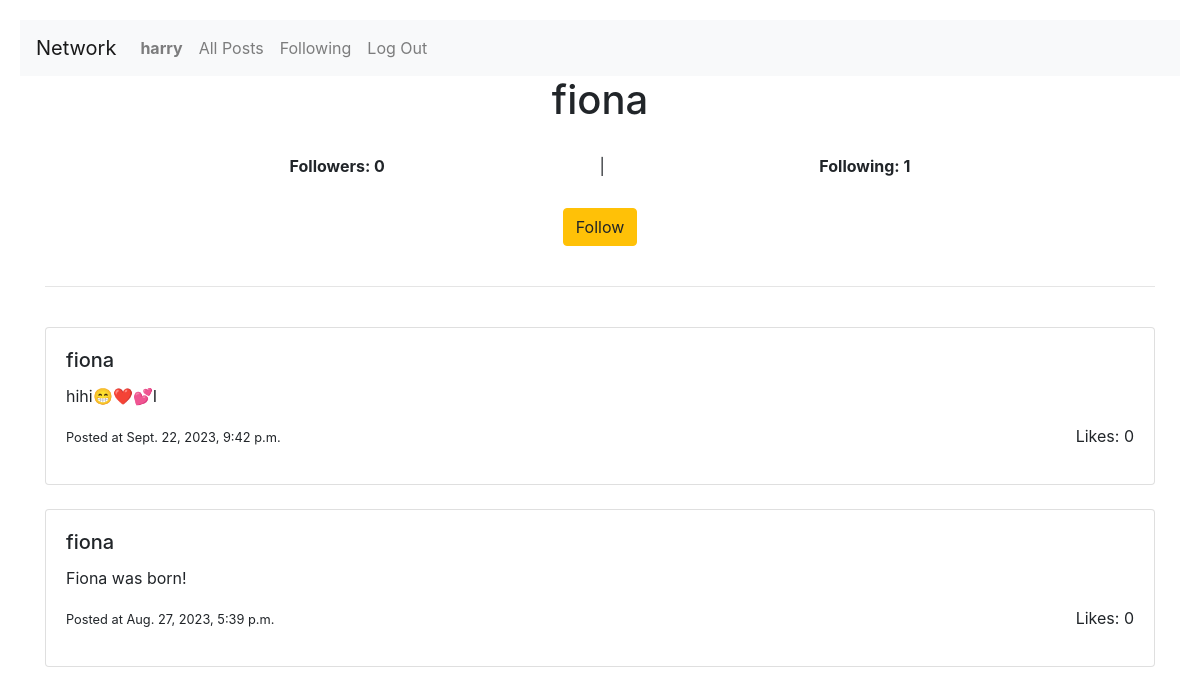
Screenshot of /profile/fiona (signed in) with the database file from the repository.
### network/models.py (models this page shows)
class User(AbstractUser):
    following = models.ManyToManyField('self', related_name='followers', symmetrical=False)

class Post(models.Model):
    username = models.ForeignKey('User', on_delete=models.CASCADE, related_name='posts')
    content = models.TextField()
    timestamp = models.DateTimeField(auto_now=True)
    likes = models.PositiveIntegerField(default=0)

### network/views.py (the view)
# urls.py: path('profile/<str:username>', views.profile, name='profile'),
def profile(request, username):
    profile_user = User.objects.get(username=username)
    posts = profile_user.posts.all().order_by('timestamp').reverse()
    user = request.user
    if request.user == profile_user:
        is_user = True
    else:
        is_user = False
    followers =  profile_user.followers.all().count()
    if profile_user.following is not None:
        following_num = profile_user.following.all().count()
    else:
        following_num = 0
    if user.following is not None:
        if profile_user in user.following.all():
            has_follow = True
        else:
            has_follow = False
    else:
        has_follow = False
    return render(request, 'network/profile.html', {
        'profile_user': profile_user,
        'posts': posts,
        'followers': followers,
        'following_num': following_num,
        'has_follow': has_follow,
        'is_user': is_user
    })

### network/templates/network/profile.html (shortened to what this page needs)
{% extends "network/layout.html" %}
{% block body %}
    <div class="container">
        <h1 class="center">{{ profile_user.username }}</h1>
        <div class="center_even">
            <div><strong>Followers: {{followers}}</strong></div>
            <div>|</div>
            <div><strong>Following: {{following_num}}</strong></div>
        </div>
        {% if not is_user %}
            <div class="center">
                {% if not has_follow %}
                    <form action="{% url 'follow_or_unfollow' profile_user_id=profile_user.id %}" method="post">
                        <button class="btn btn-warning" type="submit">Follow</button>
                    </form>
                {% else %}
                    <form action="{% url 'follow_or_unfollow' profile_user_id=profile_user.id %}" method="post">
                        {% csrf_token %}
                        <input type="hidden" name="action" value="unfollow">
                        <button class="btn btn-warning" type="submit">Unfollow</button>
                    </form>
                {% endif %}
            </div>
            <br>
        {% endif %}
        <hr>
    </div>
    <div class="container">
        {% for post in posts %}
            <br>
            <div class="card">
                <div class="card-body">
                    <h5 class="card-title">{{ post.username }}</h5>
                    <p class="card-text" id="{{ post.id }}">{{ post.content }}</p>
                    <p style="float: right;">Likes: {{ post.likes }}</p>
                    <p class="card-text">
                        <small class="text-body-secondary">
                            Posted at {{ post.timestamp }}
                        </small>
                    </p>
                </div>
            </div>
        {% empty %}
            <h3>No posts posted yet.</h3>
        {% endfor %}
    </div>
{% endblock %}

### network/templates/network/layout.html (shortened to what this page needs)
{% load static %}
<!DOCTYPE html>
<html lang="en">
    <head>
        <link rel="stylesheet" href="https://stackpath.bootstrapcdn.com/bootstrap/4.4.1/css/bootstrap.min.css">
        <link href="{% static 'network/styles.css' %}" rel="stylesheet">
    </head>
    <body>
        <nav class="navbar navbar-expand-lg navbar-light bg-light">
            <a class="navbar-brand" href="#">Network</a>
            <div>
              <ul class="navbar-nav mr-auto">
                {% if user.is_authenticated %}
                    <li class="nav-item">
                        <a class="nav-link" href="#"><strong>{{ user.username }}</strong></a>
                    </li>
                {% endif %}
                <li class="nav-item">
                  <a class="nav-link" href="{% url 'index' %}">All Posts</a>
                </li>
                {% if user.is_authenticated %}
                    <li class="nav-item">
                        <a class="nav-link" href="{% url 'following' %}">Following</a>
                    </li>
                    <li class="nav-item">
                        <a class="nav-link" href="{% url 'logout' %}">Log Out</a>
                    </li>
                {% endif %}
              </ul>
            </div>
        </nav>
        <div class="body">
            {% block body %}
            {% endblock %}
        </div>
    </body>
</html>

### network/static/network/styles.css (style rules this page uses)
body { margin: 20px; }
.center { display: flex; justify-content: center; }
.center_even { display: flex; justify-content: space-evenly; margin: 30px; }

### rows the page displays
User: username "harry"
User: username "fiona"
Post: username "fiona", content "hihi😁❤️💕I", likes "0", timestamp "Sept. 22, 2023, 9:42 p.m."
Post: username "fiona", content "Fiona was born!", likes "0", timestamp "Aug. 27, 2023, 5:39 p.m."

### other values shown
{{ followers }} "0"
{{ following_num }} "1"
